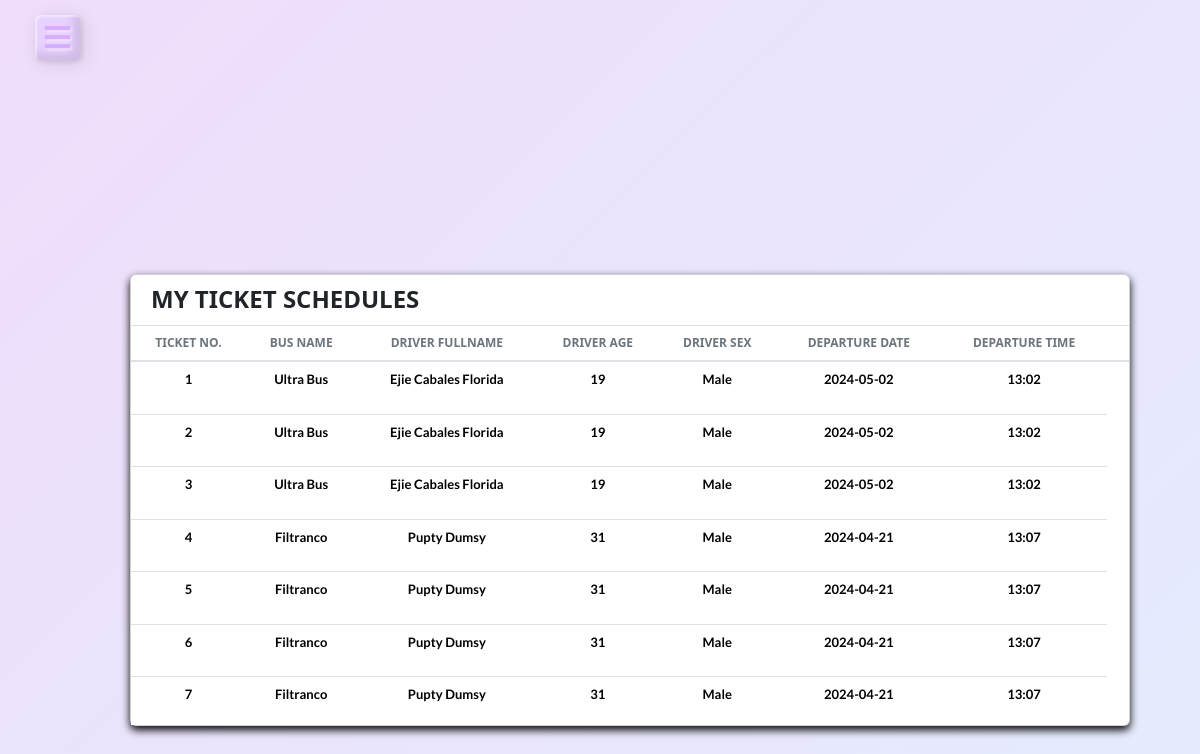
Screenshot of /Passenger/schedule.php (signed in) with the database file from the repository.
### tables this page shows
CREATE TABLE `booked` (
  `id` int(11) NOT NULL,
  `driver_id` int(11) NOT NULL,
  `driver_name` varchar(255) NOT NULL,
  `driver_age` int(11) NOT NULL,
  `driver_sex` varchar(255) NOT NULL,
  `bus_name` varchar(255) NOT NULL,
  `date` varchar(255) NOT NULL,
  `time` varchar(255) NOT NULL,
  `passenger_id` int(11) NOT NULL,
  `passenger_fullname` varchar(255) NOT NULL,
  `passenger_address` varchar(255) NOT NULL,
  `passenger_profilePic` varchar(255) NOT NULL,
  `passenger_nationalId` varchar(255) NOT NULL,
  `passenger_contact` varchar(255) NOT NULL
);

### Passenger/schedule.php (the view, shortened to what this page needs)
<?php
     include('../connnection/conn.php');
     include('../includes/PassengerSidebar.php');
?>
<!DOCTYPE html>
<html lang="en">
<head>
    <link rel="stylesheet" href="profile.css">
    <link href="https://stackpath.bootstrapcdn.com/bootstrap/4.5.2/css/bootstrap.min.css" rel="stylesheet">
    <link href="https://cdn.jsdelivr.net/npm/bootstrap@5.3.3/dist/css/bootstrap.min.css" rel="stylesheet">
    <link href='https://unpkg.com/boxicons@2.0.7/css/boxicons.min.css' rel='stylesheet'>
</head>
<body>
    <div class="frame">
        <div class="card">
        <h4 style = "font-weight: bolder; position: absolute; left: 0; margin-left: 20px; margin-top: 10px;">MY TICKET SCHEDULES</h4>
        <div class="table-wrapper" style="max-height: 400px; overflow-y: auto;">
            <table class="table align-items-center mb-0" style = "font-size: 12px;">
                  <thead>
                    <tr>
                      <th class="text-uppercase text-secondary text-xxs font-weight-bolder opacity-7">Ticket No.</th>
                      <th class="text-uppercase text-secondary text-xxs font-weight-bolder opacity-7 ps-2">Bus Name</th>
                      <th class="text-center text-uppercase text-secondary text-xxs font-weight-bolder opacity-7">Driver Fullname</th>
                      <th class="text-center text-uppercase text-secondary text-xxs font-weight-bolder opacity-7">Driver Age</th>
                      <th class="text-center text-uppercase text-secondary text-xxs font-weight-bolder opacity-7">Driver Sex</th>
                      <th class="text-center text-uppercase text-secondary text-xxs font-weight-bolder opacity-7">Departure Date</th>
                      <th class="text-center text-uppercase text-secondary text-xxs font-weight-bolder opacity-7">Departure Time</th>
                      <th class="text-secondary opacity-7"></th>
                    </tr>
                  </thead>
                  <tbody>
                    <?php
                    $driver = $_SESSION['id'];
                                $sqlfoRAllSchedule = "SELECT * FROM booked WHERE passenger_id = $driver";
                                $query = mysqli_query($conn,$sqlfoRAllSchedule);
                                $count = 1;
                                while($check = mysqli_fetch_assoc($query)){
                    ?>
                    <tr>
                    <td>
                        <p style = "color: black; font-size: 13px; font-weight: bold;"><?php echo $count ?></p>
                      </td>
                      <td>
                        <p style = "color: black; font-size: 13px; font-weight: bold;"><?php echo $check['bus_name'] ?></p>
                      </td>
                      <td>
                        <p style = "color: black; font-size: 13px; font-weight: bold;"><?php echo $check['driver_name'] ?></p>
                      </td>
                      <td>
                        <p style = "color: black; font-size: 13px; font-weight: bold;"><?php echo $check['driver_age'] ?></p>
                      </td>
                      <td>
                        <p style = "color: black; font-size: 13px; font-weight: bold;"><?php echo $check['driver_sex'] ?></p>
                      </td>
                      <td>
                        <p style = "color: black; font-size: 13px; font-weight: bold;"><?php echo $check['date'] ?></p>
                      </td>
                      <td>
                        <p style = "color: black; font-size: 13px; font-weight: bold;"><?php echo $check['time'] ?></p>
                      </td>
                    </tr>
                        <?php
                        $count++;
                          }
                            ?>
                  </tbody>
                </table>
            </div>
  </div>
</div>
</body>
</html>

### Passenger/profile.css (style rules this page uses)
.card { box-shadow: 0 4px 8px rgba(4, 4, 4, 1.1); width: 1000px; height: 500px; position:relative; left: -170px; top: -140px; }

### includes/PassengerSidebar.php (style rules this page uses)
* { margin: 0; padding: 0; text-decoration: none; }
:root { --accent-color: #fff; --gradient-color: #FBFBFB; }
body { display: flex; flex-direction: column; justify-content: center; align-items: center; width: 100vw; height: 100vh; background-image: linear-gradient(-45deg, #e3eefe 0%, #efddfb 100%); }
.frame { width: 50%; height: 30%; margin: auto; text-align: center; }
p { font-family: 'Lato', sans-serif; font-weight: 300; text-align: center; font-size: 30px; color: #d6adff; margin: 0; }

### rows the page displays
booked: bus_name "Ultra Bus", driver_name "Ejie Cabales Florida", driver_age "19", driver_sex "Male", date "2024-05-02", time "13:02"
booked: bus_name "Ultra Bus", driver_name "Ejie Cabales Florida", driver_age "19", driver_sex "Male", date "2024-05-02", time "13:02"
booked: bus_name "Ultra Bus", driver_name "Ejie Cabales Florida", driver_age "19", driver_sex "Male", date "2024-05-02", time "13:02"
booked: bus_name "Filtranco", driver_name "Pupty Dumsy", driver_age "31", driver_sex "Male", date "2024-04-21", time "13:07"
booked: bus_name "Filtranco", driver_name "Pupty Dumsy", driver_age "31", driver_sex "Male", date "2024-04-21", time "13:07"
booked: bus_name "Filtranco", driver_name "Pupty Dumsy", driver_age "31", driver_sex "Male", date "2024-04-21", time "13:07"
booked: bus_name "Filtranco", driver_name "Pupty Dumsy", driver_age "31", driver_sex "Male", date "2024-04-21", time "13:07"
